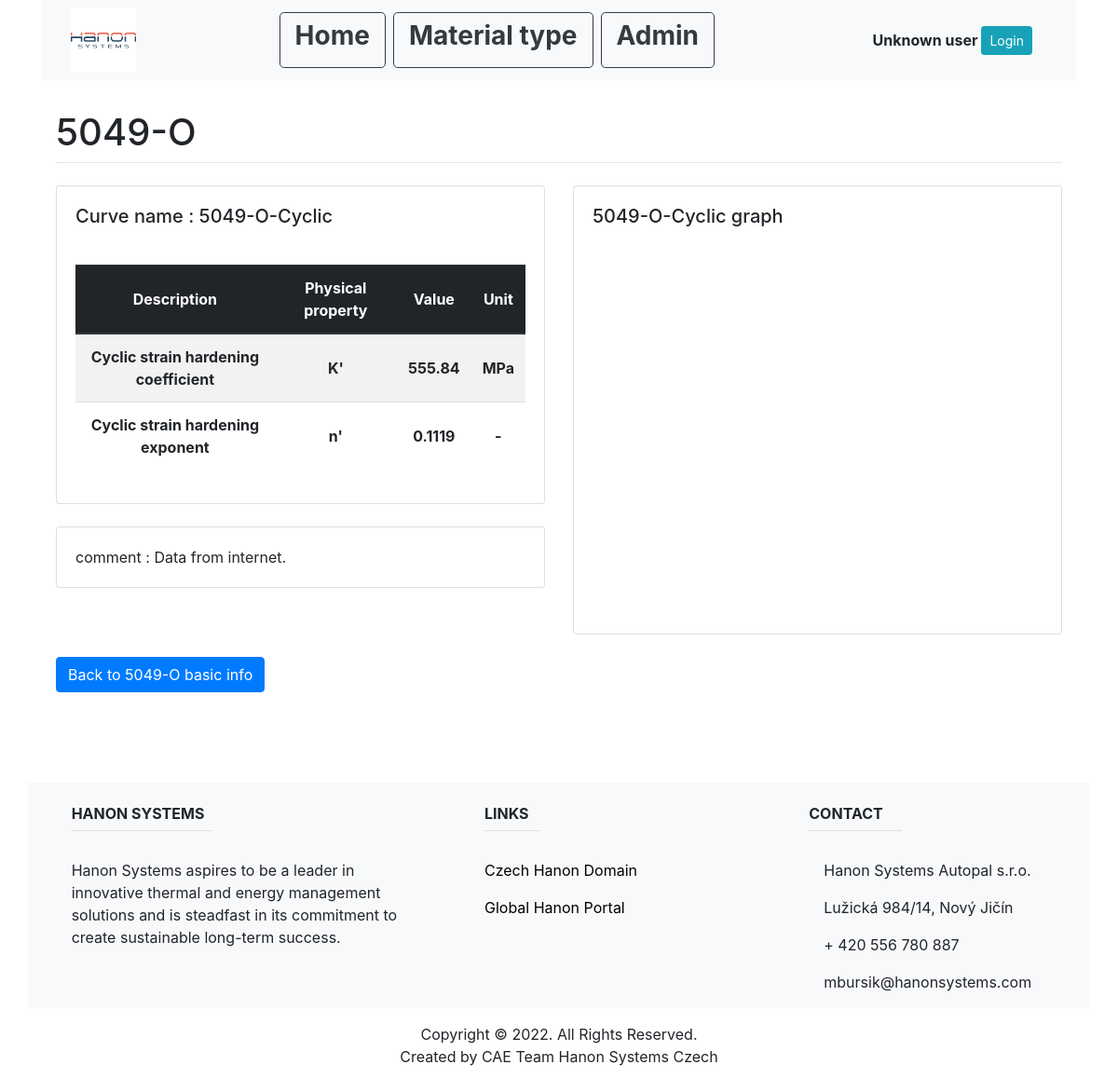
Screenshot of /material_type_list/1/35/5049-O-Cyclic with the database file from the repository.
### main/models.py (models this page shows, shortened)
class Material(models.Model):
    name = models.CharField(max_length=200, unique=True)
    E = models.FloatField()
    nu = models.FloatField()
    Rm = models.FloatField()
    Re = models.FloatField()
    Ru = models.FloatField()
    comment = models.CharField(blank=True, max_length=1000)
    material_type_id = models.ForeignKey(MaterialType, on_delete=models.CASCADE)

class CyclicCurve(models.Model):
    curve_type = "Cyclic curve"
    name = models.CharField(max_length=200, unique=True)
    K = models.FloatField(max_length=200)
    n = models.FloatField(max_length=200)
    comment = models.CharField(max_length=1000, blank=True)
    material_id = models.ForeignKey(Material, on_delete=models.CASCADE)

### main/views.py (the view, shortened to what this page needs)
# urls.py: path('material_type_list/<int:material_type_id>/<int:material_id>/<str:curve_name>', views.curve_info, name="curve_info"),
def curve_info(response, material_type_id, material_id, curve_name):
    material_type = MaterialType.objects.get(pk=material_type_id)
    material_info = Material.objects.get(pk=material_id)
    if CyclicCurve.objects.filter(name=curve_name).exists():
        curve_info = CyclicCurve.objects.get(name=curve_name)
        data=Graph().cyclic_curve(curve_info, Material.objects.get(pk=material_id).E)
        return render(response, "main/cyclic_curve.html", {
            "material_type": material_type,
            "curve_info": curve_info,
            "material_info": material_info,
            "data": data,
        })
    else:
        return HttpResponse("chyba")

### main/templates/main/cyclic_curve.html (shortened to what this page needs)
{% extends "main/base.html" %}
{% block content %}
<br>
<div class="container">
  <div class="row">
    <div class="col-sm">
        <h1 class="mt-2">{{material_info.name}}</h1>
            <hr class="mt-0 mb-4">
    </div>
  </div>
  <div class="row">
    <div class="col-md-6">
    <div class="card card-body">
        <div>
            <p class="mb-0"><h5>Curve name : {{curve_info.name}}</h5></p>
        </div>
        <br>
        <table class="table table-striped">
            <thead class="thead-dark">
            <tr>
                <th class="text-center align-middle" scope="col">Description</th>
                <th class="text-center align-middle" scope="col">Physical property</th>
                <th class="text-center align-middle" scope="col">Value</th>
                <th class="text-center align-middle" scope="col">Unit</th>
            </tr>
            </thead>
            <tbody>
            <tr>
                <th class="text-center align-middle" scope="row">Cyclic strain hardening coefficient</th>
                <th class="text-center align-middle" scope="row">K'</th>
                <th class="text-center align-middle" scope="row">{{curve_info.K}}</th>
                <th class="text-center align-middle" scope="row">MPa</th>
            </tr>
            <tr>
                <th class="text-center align-middle" scope="row">Cyclic strain hardening exponent</th>
                <th class="text-center align-middle" scope="row">n'</th>
                <th class="text-center align-middle" scope="row">{{curve_info.n}}</th>
                <th class="text-center align-middle" scope="row">-</th>
            </tr>
            </tbody>
        </table>
    </div>
    <br>
    <div class="col-md-14">
        <div class="card card-body">
            <p class="mb-0">comment : {{curve_info.comment}}</p>
        </div>
    </div>
    </div>
    <div class="col-md-6">
        <div class="card card-body">
        <div>
            <p class="mb-0"><h5>{{curve_info.name}} graph</h5></p>
        </div>
        <div id = "container" style = "width: 500px; height: 400px; margin: 0 auto">
        </div>
    </div>
  </div>
  </div>
</div>
<br>
<div class="container">
    <input class="btn btn-primary" type=button value="Back to {{material_info.name}} basic info" onClick="javascript:history.go(-1);">
</div>
{% endblock %}

### rows the page displays
Material: name "5049-O", name "Back to 5049-O basic info"
CyclicCurve: name "5049-O-Cyclic", K "555.84", n "0.1119", comment "Data from internet."
